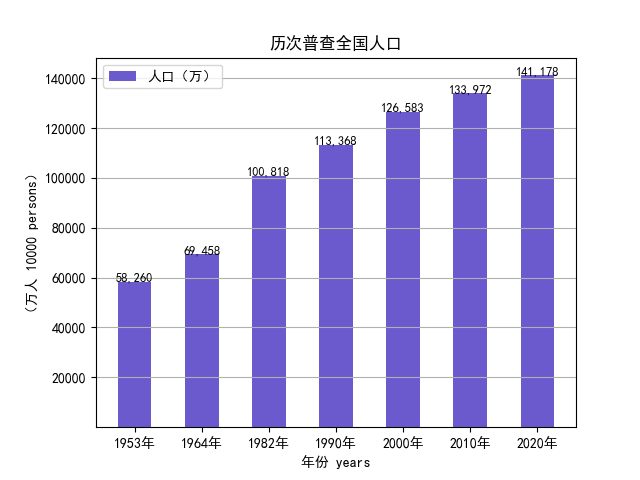

Source code (Python):
import matplotlib.pyplot as plt

year = ['1953年', '1964年', '1982年', '1990年', '2000年', '2010年', "2020年"]
population = [58260, 69458, 100818, 113368, 126583, 133972, 141178]
plt.rcParams['font.sans-serif'] = ['SimHei']  # 显示中文
plt.grid(axis='y', which='major')
plt.xlabel('年份 years')
plt.ylabel('（万人 10000 persons）')
plt.title('历次普查全国人口')
plt.ticklabel_format(style='plain')
plt.subplots_adjust(left=0.15)
plt.bar(year, population, width=0.5, align='center', color='slateblue', bottom=0.8)
for x, y in zip(year, population):
    plt.text(x, y, format(y, ','), ha='center', fontsize=9)
plt.legend(['人口（万）'])
plt.savefig('visual_1.png')
plt.show()
